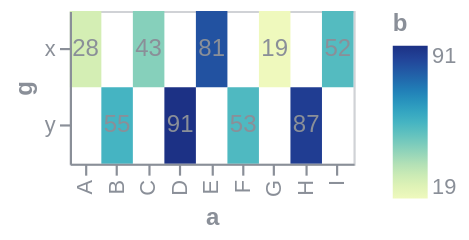

Write the Vega-Lite specification saved for this chart.
### Vega specification from a JSON file in a GitHub repository (floating-point values rounded to 4 significant figures)
{"$schema": "https://vega.github.io/schema/vega/v6.json", "background": null, "padding": 5, "width": 130, "height": 70, "style": "cell", "data": [{"name": "source_0", "values": [{"a": "A", "b": 28, "c": 5, "g": "x"}, {"a": "B", "b": 55, "c": 9, "g": "y"}, {"a": "C", "b": 43, "c": 2, "g": "x"}, {"a": "D", "b": 91, "c": 7, "g": "y"}, {"a": "E", "b": 81, "c": 4, "g": "x"}, {"a": "F", "b": 53, "c": 6, "g": "y"}, {"a": "G", "b": 19, "c": 8, "g": "x"}, {"a": "H", "b": 87, "c": 1, "g": "y"}, {"a": "I", "b": 52, "c": 3, "g": "x"}]}, {"name": "data_0", "source": "source_0", "transform": [{"type": "filter", "expr": "isValid(datum[\"b\"]) && isFinite(+datum[\"b\"])"}]}], "marks": [{"name": "layer_0_marks", "type": "rect", "style": ["rect"], "from": {"data": "data_0"}, "encode": {"update": {"fill": {"scale": "color", "field": "b"}, "description": {"signal": "\"a: \" + (isValid(datum[\"a\"]) ? isArray(datum[\"a\"]) ? join(datum[\"a\"], ' ') : datum[\"a\"] : \"\"+datum[\"a\"]) + \"; g: \" + (isValid(datum[\"g\"]) ? isArray(datum[\"g\"]) ? join(datum[\"g\"], ' ') : datum[\"g\"] : \"\"+datum[\"g\"]) + \"; b: \" + (format(datum[\"b\"], \"\"))"}, "x": {"scale": "x", "field": "a"}, "width": {"signal": "max(0.25, bandwidth('x'))"}, "y": {"scale": "y", "field": "g"}, "height": {"signal": "max(0.25, bandwidth('y'))"}}}}, {"name": "layer_1_marks", "type": "text", "style": ["text"], "from": {"data": "source_0"}, "encode": {"update": {"fill": {"value": "#8a8f98"}, "description": {"signal": "\"a: \" + (isValid(datum[\"a\"]) ? isArray(datum[\"a\"]) ? join(datum[\"a\"], ' ') : datum[\"a\"] : \"\"+datum[\"a\"]) + \"; g: \" + (isValid(datum[\"g\"]) ? isArray(datum[\"g\"]) ? join(datum[\"g\"], ' ') : datum[\"g\"] : \"\"+datum[\"g\"]) + \"; b: \" + (format(datum[\"b\"], \"\"))"}, "x": {"scale": "x", "field": "a", "band": 0.5}, "y": {"scale": "y", "field": "g", "band": 0.5}, "text": {"signal": "format(datum[\"b\"], \"\")"}, "align": {"value": "center"}, "baseline": {"value": "middle"}}}}], "scales": [{"name": "x", "type": "band", "domain": {"fields": [{"data": "data_0", "field": "a"}, {"data": "source_0", "field": "a"}], "sort": true}, "range": [0, {"signal": "width"}], "paddingInner": 0, "paddingOuter": 0}, {"name": "y", "type": "band", "domain": {"fields": [{"data": "data_0", "field": "g"}, {"data": "source_0", "field": "g"}], "sort": true}, "range": [0, {"signal": "height"}], "paddingInner": 0, "paddingOuter": 0}, {"name": "color", "type": "linear", "domain": {"data": "data_0", "field": "b"}, "range": "heatmap", "interpolate": "hcl", "zero": false}], "axes": [{"scale": "x", "orient": "bottom", "grid": false, "title": "a", "labelAlign": "right", "labelAngle": 270, "labelBaseline": "middle", "zindex": 1}, {"scale": "y", "orient": "left", "grid": false, "title": "g", "zindex": 1}], "legends": [{"fill": "color", "gradientLength": {"signal": "clamp(height, 64, 200)"}, "title": "b"}], "config": {"axis": {"labelColor": "#8a8f98", "titleColor": "#8a8f98", "domainColor": "#8a8f98", "tickColor": "#8a8f98", "gridColor": "#8a8f98", "gridOpacity": 0.25}, "legend": {"labelColor": "#8a8f98", "titleColor": "#8a8f98"}, "style": {"cell": {"stroke": "#8a8f98", "strokeOpacity": 0.4}}}}
